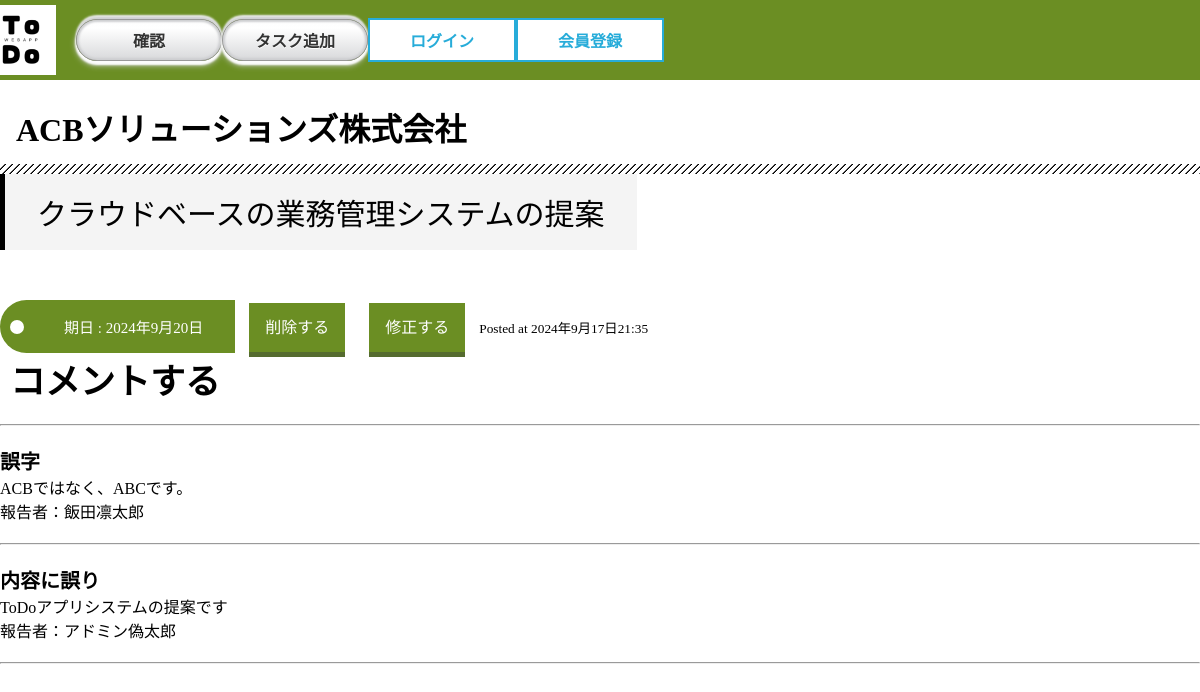
/20240917-123531/, run on the app's committed database.
### blog/models.py (models this page shows, shortened)
class Post(models.Model):
    title = models.CharField(max_length = 255)
    slug = models.SlugField(unique=True, blank=True)
    intro = models.TextField()
    execution_date = models.DateField(default=timezone.now)
    posted_date = models.DateTimeField(auto_now_add=True)

class Review(models.Model):
    book = models.ForeignKey(Post, on_delete=models.CASCADE)
    title = models.CharField(max_length=100)
    text = models.TextField()
    user = models.ForeignKey(settings.AUTH_USER_MODEL, on_delete=models.CASCADE)

### accounts/models.py (models this page shows, shortened)
class CustomUser(AbstractBaseUser):
    email = models.EmailField(unique=True)
    username = models.CharField(max_length=150)
    is_active = models.BooleanField(default=True)
    is_admin = models.BooleanField(default=False)
    objects = CustomUserManager()
    USERNAME_FIELD = 'email'
    REQUIRED_FIELDS = ['username']

### blog/views.py (the view)
# urls.py: path("<slug:slug>/", post_detail, name="post_detail"),
def post_detail(request, slug):
    post = get_object_or_404(Post, slug=slug)
    review = Review.objects.filter(book=post)
    return render(request, "blog/post_detail.html", {"post": post,"review":review})

### blog/templates/blog/post_detail.html
{% extends "blog/base.html" %}{% block content %}
    <h1 >{{post.title}}</h1>
<div class="flex">
    <p class="intro">{{post.intro}}</p>
</div>
    <p class="execution_date">期日 : {{post.execution_date}}</p>
    <a class="edit" href="{% url 'delete' post.pk %}">削除する</a>
    <a class="edit" href="{% url 'update' post.pk %}">修正する</a>
    <small class="date">Posted at {{post.posted_date}}</small>
    <br>
    <a class="review" href="{% url 'review' post.pk %}">コメントする</a>
    <hr>
    {% for review in post.review_set.all %}
    <h3>{{ review.title }}</h3>
    <p>{{ review.text }}</p>
    <p>報告者：{{ review.user.username }}</p>
    <hr>
  {% endfor %}
{% endblock %}

### blog/static/css/blog.css (style rules this page uses)
* { margin: 0px; padding: 0px; }
a { padding-top: 17px; margin:0 10px; }
hr { margin: 20px 0 20px; }
.flex { display: flex; }
.intro { font-size: 30px; padding-right: 60px; padding: 1rem 2rem; margin-bottom: 50px; border-left: 5px solid #000; background: #f4f4f4; }
h3 { font-size: 20px; display: flex; }
.review { text-decoration: none; font-size: 35px; color: black; font-weight: bold; }
.execution_date { font-size: 15px; position: relative; display: inline-block; padding: 1rem 2rem 1rem 4rem; color: #fff; border-radius: 100vh 0 0 100vh; background: #6b8e23; }
.execution_date::before { position: absolute; top: calc(50% - 7px); left: 10px; width: 14px; height: 14px; content: ''; border-radius: 50%; background: #fff; }
h1 { position: relative; padding: 1.5rem 1rem; }
h1::after { position: absolute; bottom: 0; left: 0; width: 100%; height: 10px; content: ''; background-image: -webkit-repeating-linear-gradient(135deg, #000, #000 1px, transparent 2px, transparent 5px); background-image: repeating-linear-gradient(-45deg, #000, #000 1px, transparent 2px, transparent 5px); background-size: 7px 7px; -webkit-backface-visibility: hidden; backface-visibility: hidden; }
.edit { text-decoration: none; color: #fff; background-color: #6b8e23; padding: 1rem 1rem; border-bottom: 5px solid #556b2f; }

### data on the page
Post: title "ACBソリューションズ株式会社", intro "クラウドベースの業務管理システムの提案", execution_date "2024年9月20日", posted_date "2024年9月17日21:35"
Review: title "誤字", text "ACBではなく、ABCです。", user.username "飯田凛太郎"
Review: title "内容に誤り", text "ToDoアプリシステムの提案です", user.username "アドミン偽太郎"
